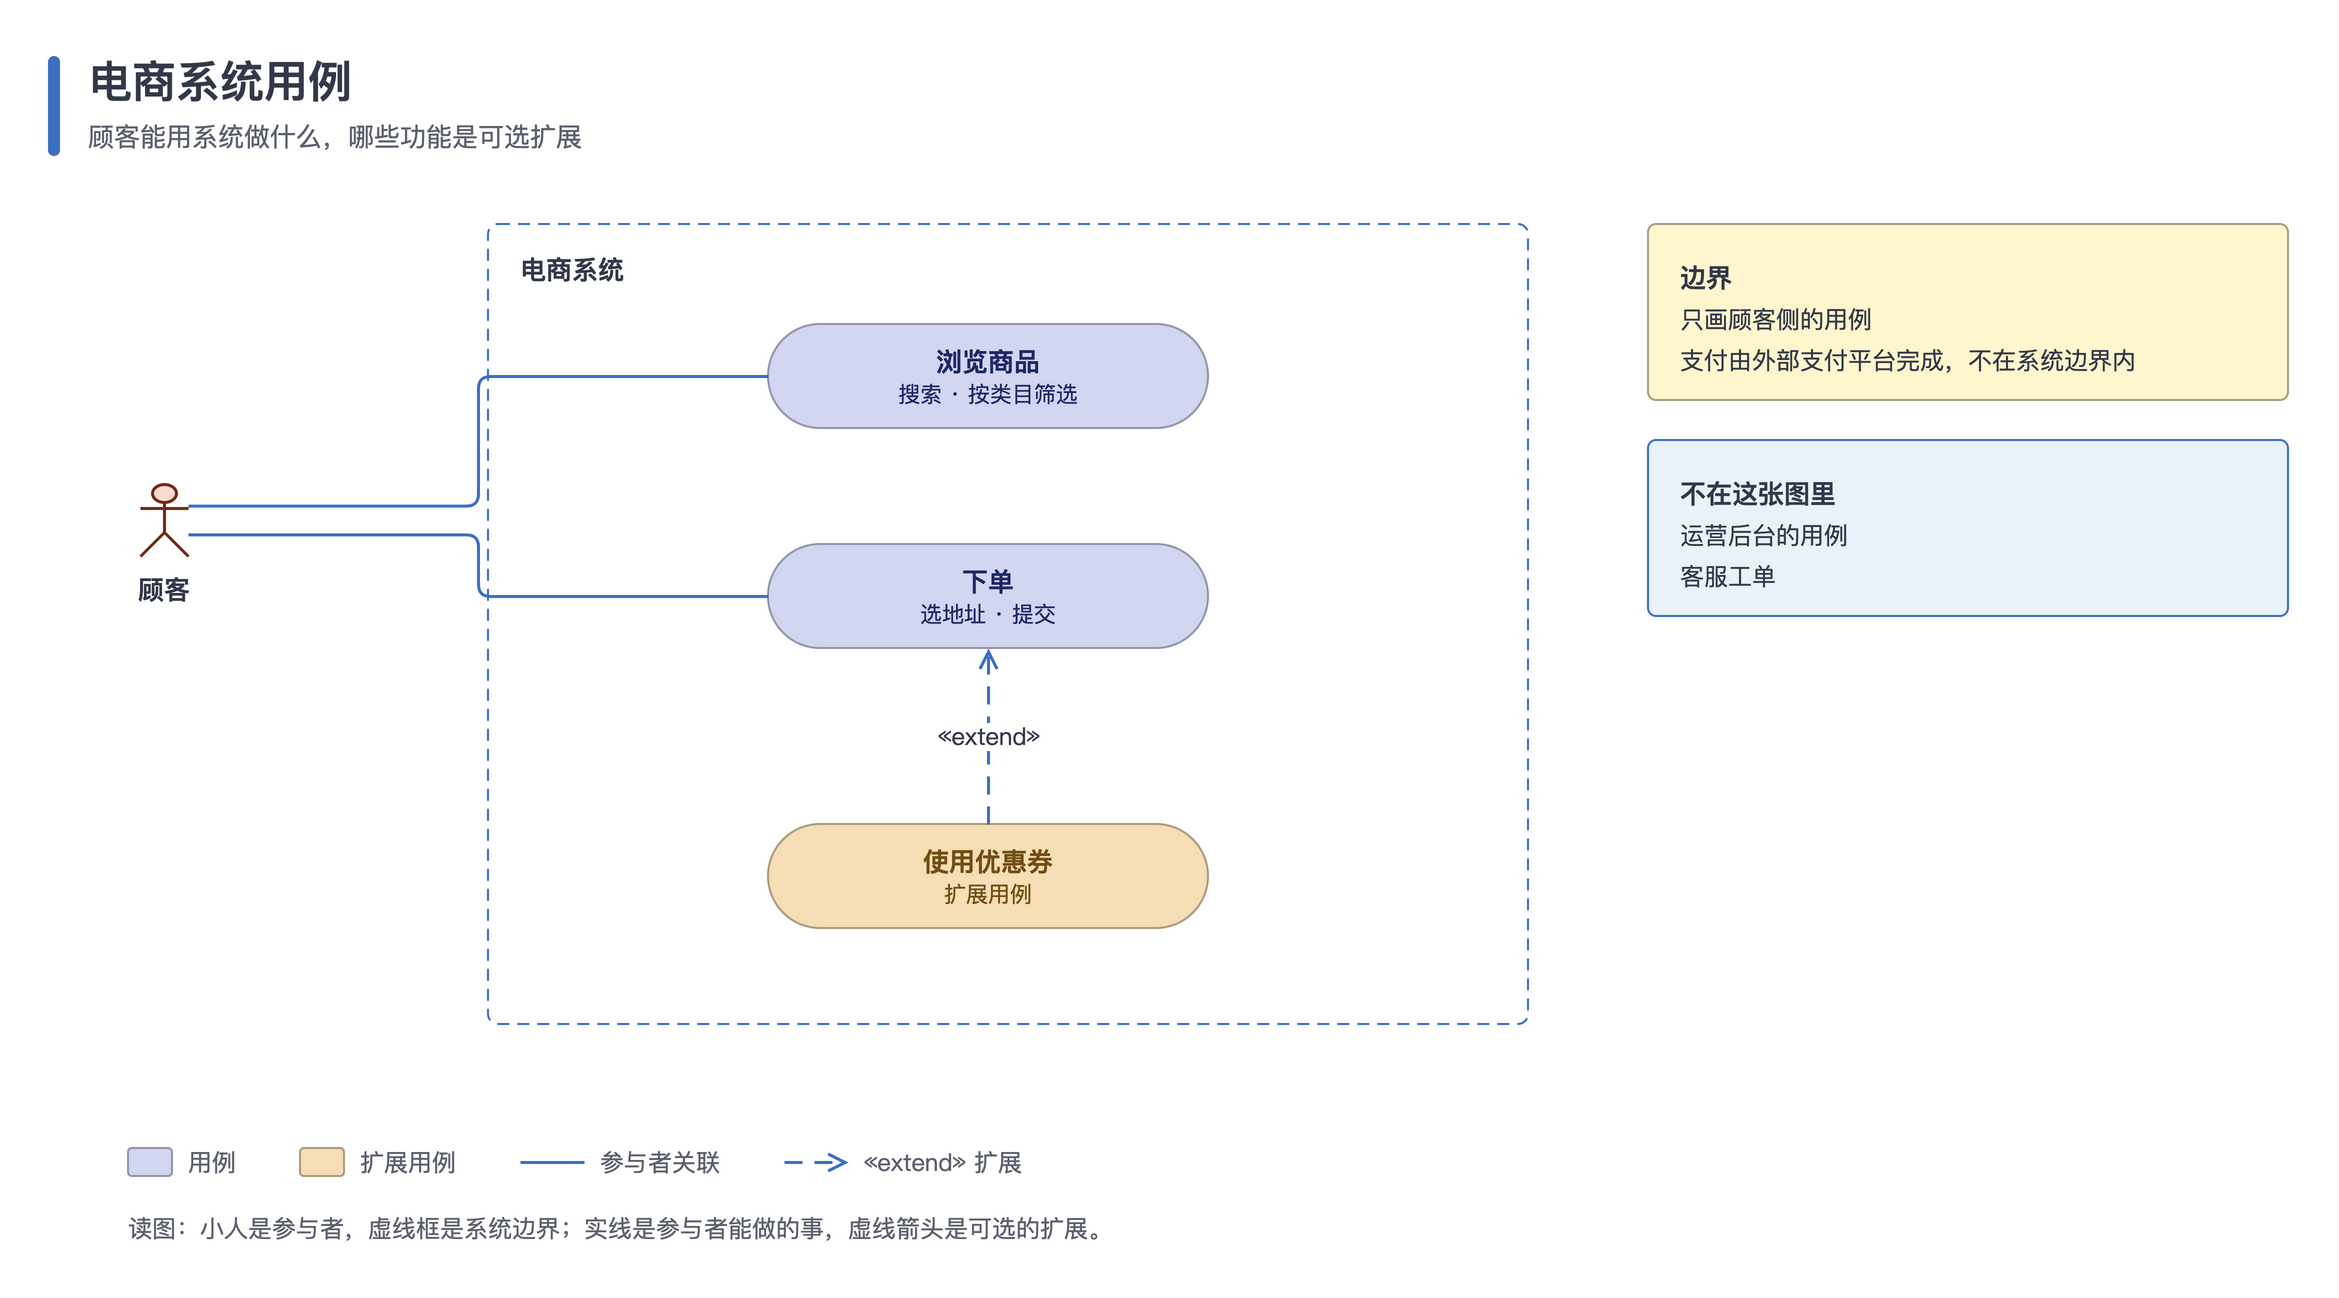

Write the Python code that produced this figure.
#!/usr/bin/env python3
"""用例图：参与者（小人）在边界外，用例是胶囊卡片排在系统边界里，扩展关系用虚线并标 «extend»。

用到：actor、group（dashed 系统边界）、box（pill）、edge（dashed + open 箭头）、panel、legend、footer。
运行后在本目录生成 usecase.drawio 和 usecase.png。
"""
import os
import sys

HERE = os.path.dirname(os.path.abspath(__file__))
sys.path.insert(0, os.path.join(os.path.dirname(HERE), 'scripts'))
from drawio_kit import Diagram  # noqa: E402

MIN_SIDE = int(os.environ.get('DIAGRAM_MIN_SIDE', 4000))

d = Diagram('电商系统用例', '顾客能用系统做什么，哪些功能是可选扩展')
customer = d.actor(80, 250, '顾客')
d.group(260, 120, 520, 400, '电商系统', dashed=True)
browse = d.box(400, 170, 220, 52, '浏览商品', '搜索 · 按类目筛选', role='lav', shape='pill')
order = d.box(400, 280, 220, 52, '下单', '选地址 · 提交', role='lav', shape='pill')
coupon = d.box(400, 420, 220, 52, '使用优惠券', '扩展用例', role='apricot', shape='pill')

d.edge(customer, browse, src=(1, 0.3), dst='L', arrow='none')
d.edge(customer, order, src=(1, 0.7), dst='L', arrow='none')
d.edge(coupon, order, '«extend»', src='T', dst='B', dashed=True, arrow='open')

y = d.panel(840, 120, 320, '边界', ['只画顾客侧的用例', '支付由外部支付平台完成，不在系统边界内'])
d.panel(840, y + 20, 320, '不在这张图里', ['运营后台的用例', '客服工单'], kind='soft')
d.legend(80, 580, [('lav', '用例'), ('apricot', '扩展用例'), ('line', '参与者关联'), ('edge-dashed-open', '«extend» 扩展')])
d.footer(80, 612, '读图：小人是参与者，虚线框是系统边界；实线是参与者能做的事，虚线箭头是可选的扩展。')

name = os.path.join(HERE, 'usecase')
d.save(name + '.drawio')
d.export(name + '.drawio', name + '.png', scale=d.scale_for(MIN_SIDE))
